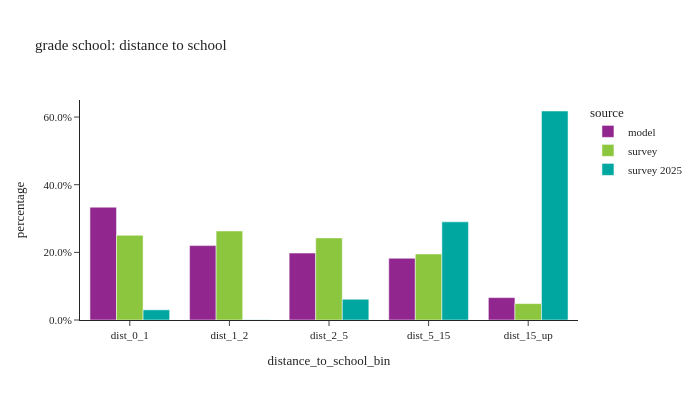

This figure's notebook cell:
### Code cell
# distance to school: grade school
util.plot_share_barchart(per_data.loc[(per_data['pstudent']==1) & (per_data['age']<=14)], 'person_weight', 'distance_to_school_bin', title="grade school: distance to school")

### Figure 1 — Plotly figure (JSON) as saved in the notebook; plotly's stock layout.template omitted (floating-point values rounded to 4 significant figures)
{"data": [{"alignmentgroup": "True", "customdata": [[249489], [164528], [148031], [136572], [49522]], "hovertemplate": "source=model<br>distance_to_school_bin=%{x}<br>percentage=%{y}<br>sample_size=%{customdata[0]}<extra></extra>", "legendgroup": "model", "marker": {"color": "#91268F", "pattern": {"shape": ""}}, "name": "model", "offsetgroup": "model", "orientation": "v", "showlegend": true, "textposition": "auto", "type": "bar", "x": ["dist_0_1", "dist_1_2", "dist_2_5", "dist_5_15", "dist_15_up"], "xaxis": "x", "y": [0.3335, 0.2199, 0.1979, 0.1825, 0.06619], "yaxis": "y"}, {"alignmentgroup": "True", "customdata": [[157], [157], [179], [81], [20]], "hovertemplate": "source=survey<br>distance_to_school_bin=%{x}<br>percentage=%{y}<br>sample_size=%{customdata[0]}<extra></extra>", "legendgroup": "survey", "marker": {"color": "#8CC63E", "pattern": {"shape": ""}}, "name": "survey", "offsetgroup": "survey", "orientation": "v", "showlegend": true, "textposition": "auto", "type": "bar", "x": ["dist_0_1", "dist_1_2", "dist_2_5", "dist_5_15", "dist_15_up"], "xaxis": "x", "y": [0.2504, 0.2632, 0.2426, 0.1953, 0.0485], "yaxis": "y"}, {"alignmentgroup": "True", "customdata": [[4], [4], [27], [113], [190]], "hovertemplate": "source=survey 2025<br>distance_to_school_bin=%{x}<br>percentage=%{y}<br>sample_size=%{customdata[0]}<extra></extra>", "legendgroup": "survey 2025", "marker": {"color": "#00A7A0", "pattern": {"shape": ""}}, "name": "survey 2025", "offsetgroup": "survey 2025", "orientation": "v", "showlegend": true, "textposition": "auto", "type": "bar", "x": ["dist_0_1", "dist_1_2", "dist_2_5", "dist_5_15", "dist_15_up"], "xaxis": "x", "y": [0.03005, 0.0005683, 0.06133, 0.2902, 0.6179], "yaxis": "y"}], "layout": {"barmode": "group", "height": 400, "legend": {"title": {"text": "source"}, "tracegroupgap": 0}, "title": {"text": "grade school: distance to school"}, "width": 700, "xaxis": {"anchor": "y", "domain": [0.0, 1.0], "title": {"text": "distance_to_school_bin"}}, "yaxis": {"anchor": "x", "domain": [0.0, 1.0], "tickformat": ".1%", "title": {"text": "percentage"}}}}
